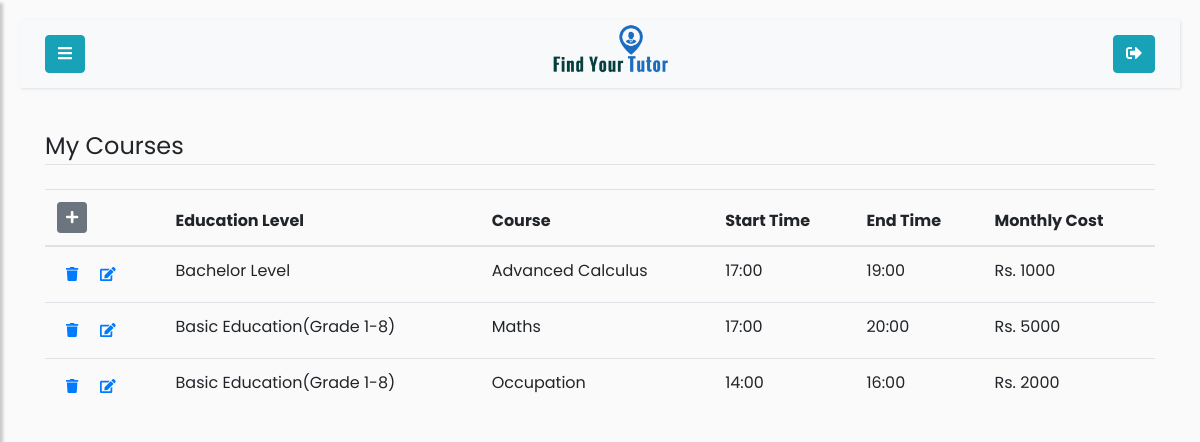
The page /tutor/my-courses (signed in) on the database its author committed.
### app/models.py (models this page shows)
class Mycourse(db.Model):
    id = db.Column(db.Integer, primary_key=True)
    user_id = db.Column(db.Integer, db.ForeignKey('user.id'))
    course_id = db.Column(db.Integer, db.ForeignKey('course.id'))
    time = db.Column(db.Time)
    endtime = db.Column(db.Time)
    cost = db.Column(db.Integer)

class Course(db.Model):
    id = db.Column(db.Integer, primary_key=True)
    course_title = db.Column(db.String(100), nullable=False)
    course_level = db.Column(db.String(100), nullable=False)
    course_description = db.Column(db.String(1000))
    mycourse = db.relationship('Mycourse', backref='Course', cascade="all, delete")

### app/routes.py (the view)
@app.route('/tutor/my-courses', methods=['POST', 'GET'])
@login_required
def tutor_courses():
    if current_user.is_authenticated and current_user.role == 'admin':
        return redirect('/admin')
    user = User.query.filter_by(username=current_user.username).first()
    my_courses = Mycourse.query.filter_by(user_id=current_user.id)
    form = MyCourseForm()
    form.create_cost_choices()
    if user.username == current_user.username and not is_tutor(user):
        return redirect(url_for('student'))
    elif user.username == current_user.username and is_tutor(user):
        tutor=Tutor.query.filter_by(user_id=user.id).first()
        return render_template("my-courses.html", user=user, tutor=tutor,
         profilepic=fetch_profile_pic(tutor), my_courses=my_courses ,form=form)

### app/forms.py (called while the page is built)
    def create_cost_choices(self):
        cost = []
        for d in range(1000, 10000, 1000):
            cost.append((d,'Rs. ' + str(d)))
        self.cost.choices = cost

### app/models.py (called while the page is built)
@login_manager.user_loader
def load_user(id):
    return User.query.get(int(id))

### app/routes.py (called while the page is built)
def is_tutor(user):
    if user.role == 'tutor':
        return True
    elif user.role == 'student':
        return False
    elif user.role == 'admin':
        return False

def fetch_profile_pic(user_obj):
    try:
        pic_name_from_db = getattr(user_obj, 'profile_pic')
        picture_path = os.path.join(app.root_path, 'static/profile_pics')
        if pic_name_from_db in os.listdir(picture_path):
            profile_pic = url_for('static',filename='profile_pics/' + pic_name_from_db)
            return profile_pic
        return fetch_default_profile_pic(user_obj)
    except:
        return fetch_default_profile_pic(user_obj)

### app/templates/my-courses.html (shortened to what this page needs)
{% if user.role=='student' %}
    {% extends 'student.html' %}
{% else %}
    {% extends 'tutor.html' %}
{% endif %}
{% block content %}
<div class="container">
    <legend class="border-bottom mb-4">My Courses</legend>
    <div class='table-responsive'>
        <table class='table table-hover' id='my-courses-table'>
           <thead>
               <tr>
                    <th scope="col">
                        <a href="{{ url_for('courses') }}" class="btn btn-secondary btn-sm" id='add-new-course'>
                            <i class="fas fa-plus"></i>
                        </a>
                    </th>
                    <th scope="col">Education Level</th>
                    <th scope="col">Course</th>
                    <th scope="col">Start Time</th>
                    <th scope="col">End Time</th>
                    <th scope="col">Monthly Cost </th>
               </tr>
           </thead>
           <tbody>
            {% for my_course in my_courses %}
                <tr>
                    <th scope="row">
                        <a class="btn btn-link btn-sm"
                            href="{% if user.role=='tutor' %} {{url_for('delete_tutor_courses', id=my_course.id)}} {% else %} {{url_for('delete_student_courses', id=my_course.id)}} {% endif %} ">
                            <i class="fas fa-trash"></i>
                        </a>
                        <a href="{{url_for('edit_mycourse', id=my_course.id)}} "
                         class="btn btn-link btn-sm edit-btn">
                            <i class="fas fa-edit"></i>
                        </a>
                    </th>
                    <td> {{ my_course.Course.course_level or ''}} </td>
                    <td> {{ my_course.Course.course_title or '' }} </td>
                    <td> {{ my_course.time.strftime("%H:%M")  or '' }} </td>
                    <td>{{ my_course.endtime.strftime("%H:%M")  or '' }}</td>
                    <td> Rs. {{ my_course.cost or ''}} </td>
                </tr>
            {% endfor %}
           </tbody>
        </table>
    </div>
</div>
{% endblock %}

### rows shown on the page
Mycourse: Course "Bachelor Level", Course "Advanced Calculus", time "17:00", endtime "19:00", cost "1000"
Mycourse: Course "Basic Education(Grade 1-8)", Course "Maths", time "17:00", endtime "20:00", cost "5000"
Mycourse: Course "Basic Education(Grade 1-8)", Course "Occupation", time "14:00", endtime "16:00", cost "2000"
